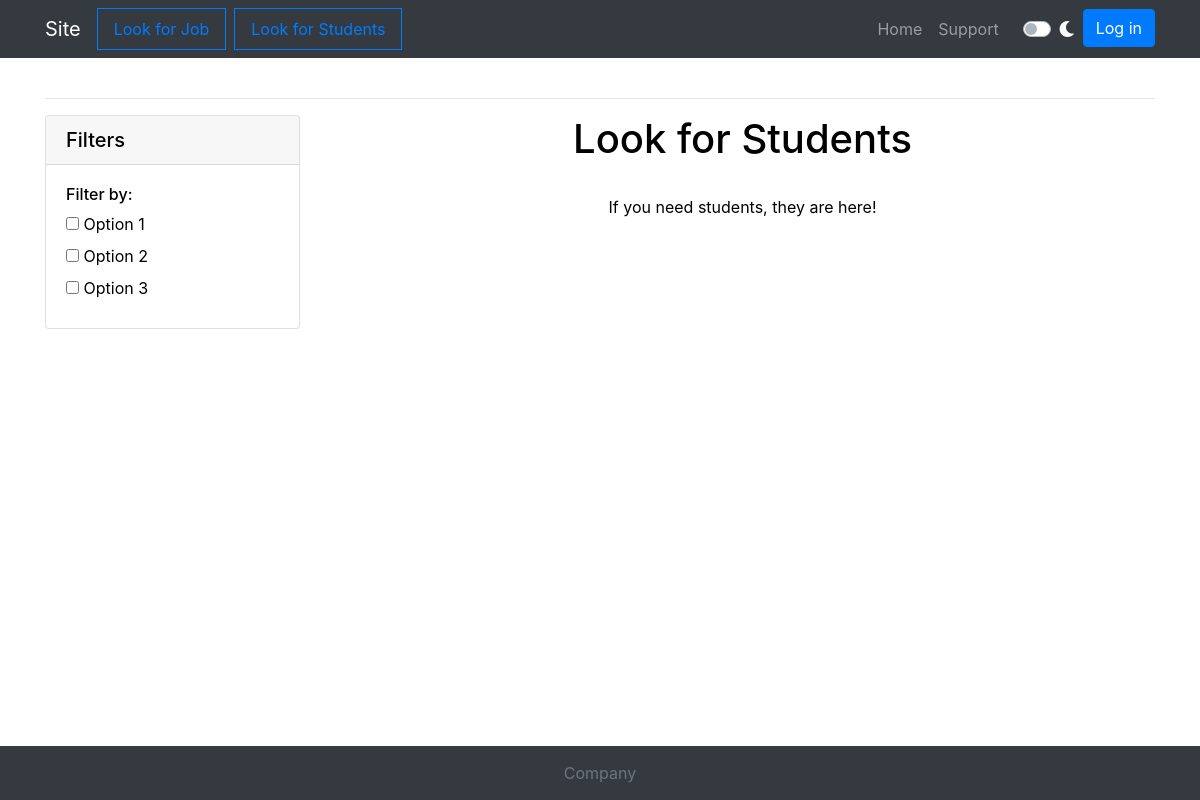
Page /look_for_student/ on the earlier database version.
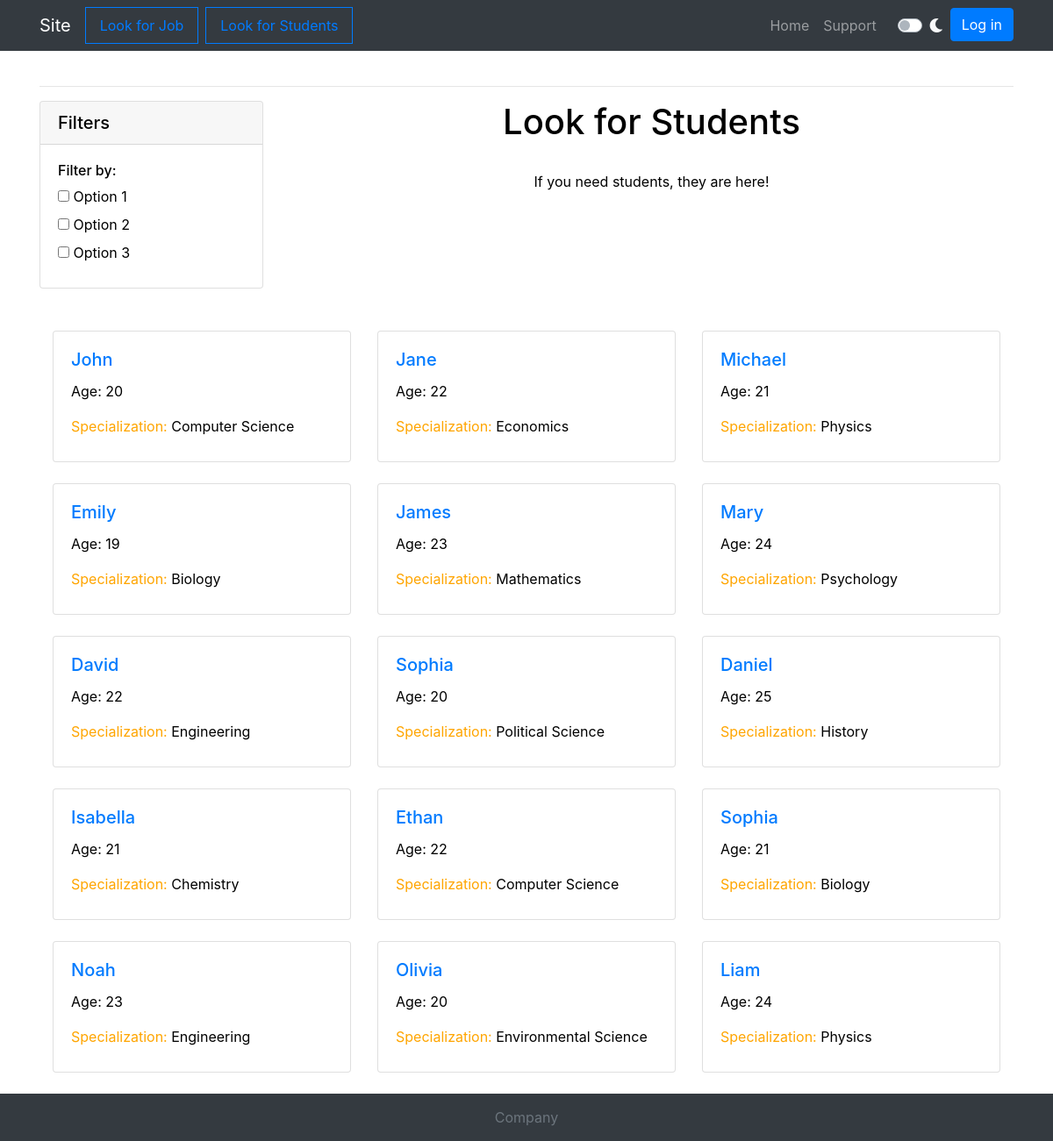
Same page on the later database version.
### lookForStudent/models.py (models this page shows, shortened)
class Student(models.Model):
    gender = models.TextField(max_length=1)
    name = models.TextField(max_length=255)
    surname = models.TextField(max_length=255)
    age = models.IntegerField()
    phone = models.TextField(max_length=255, unique=True)
    email = models.TextField(max_length=255, unique=True)
    university = models.TextField(max_length=255)
    specialization = models.TextField(max_length=255)
    degree = models.TextField(max_length=255)
    course = models.IntegerField()
    description = models.TextField(max_length=1000, blank=True)
    created_time = models.DateTimeField(auto_now_add=True)
    changed_time = models.DateTimeField(auto_now=True)
    slug = models.SlugField(max_length=255, unique=True, editable=False)
    is_published = models.BooleanField(default=True)
    published = PublishedManager()
    def get_absolute_url(self):
        return reverse('student_blank', kwargs={'student_slug': self.slug})

### lookForStudent/views.py (the view)
# urls.py: path('', views.look_student_main, name='look_student_main'),
def look_student_main(request: HttpRequest):
    data = {
        'students': Student.published.all()
    }
    return render(request, 'lookForStudent/lookForStudent_main.html', data)

### lookForStudent/models.py (called while the page is built)
    def get_queryset(self):
        return super().get_queryset().filter(is_published=True)

### lookForStudent/templates/lookForStudent/lookForStudent_main.html
{% extends "../index.html" %}
{% block content %}
<div class="row">
    <div class="col-md-3">
        <div class="card">
            <div class="card-header d-flex justify-content-between align-items-center">
                <h5 class="mb-0">Filters</h5>
            </div>
            <div id="filterSidebar">
                <div class="card-body">
                    <h6>Filter by:</h6>
                    <div>
                        <label><input type="checkbox"> Option 1</label><br>
                        <label><input type="checkbox"> Option 2</label><br>
                        <label><input type="checkbox"> Option 3</label><br>
                    </div>
                </div>
            </div>
        </div>
    </div>
    <div class="col-md-9">
        <div class="text-center">
            <h1>Look for Students</h1>
            <br>
            <p>If you need students, they are here!</p>
        </div>
    </div>
</div>
<div align="center">
    <br>
    {% include './students_blanks_block.html'%}
</div>
{% endblock %}

### lookForStudent/templates/lookForStudent/students_blanks_block.html
<div align="center">
    <br>
    <div class="container">
        <div class="row justify-content-center">
            {% for student in students %}
                <div class="col-md-4 mb-4">
                    <div class="card" style="min-height: 150px;">
                        <div class="card-body text-center">
                            <h5 class="card-title" align="left"><a href="{{ student.get_absolute_url }}">{{ student.name }}</a></h5>
                            <p class="card-text" align="left">Age: {{ student.age }}</p>
                            <p class="card-text" align="left"><span style="color: orange;">Specialization:</span> {{ student.specialization }}</p>
                        </div>
                    </div>
                </div>
                {% if forloop.counter|divisibleby:3 and not forloop.last %}
                    </div><div class="row justify-content-center">
                {% endif %}
            {% endfor %}
        </div>
    </div>
</div>

Differences in the rows shown:
added Student: name "John", age "20", specialization "Computer Science"
added Student: name "Jane", age "22", specialization "Economics"
added Student: name "Michael", age "21", specialization "Physics"
added Student: name "Emily", age "19", specialization "Biology"
added Student: name "James", age "23", specialization "Mathematics"
added Student: name "Mary", age "24", specialization "Psychology"
added Student: name "David", age "22", specialization "Engineering"
added Student: name "Sophia", age "20", specialization "Political Science"
added Student: name "Daniel", age "25", specialization "History"
added Student: name "Isabella", age "21", specialization "Chemistry"
added Student: name "Ethan", age "22", specialization "Computer Science"
added Student: name "Sophia", age "21", specialization "Biology"
added Student: name "Noah", age "23", specialization "Engineering"
added Student: name "Olivia", age "20", specialization "Environmental Science"
added Student: name "Liam", age "24", specialization "Physics"
